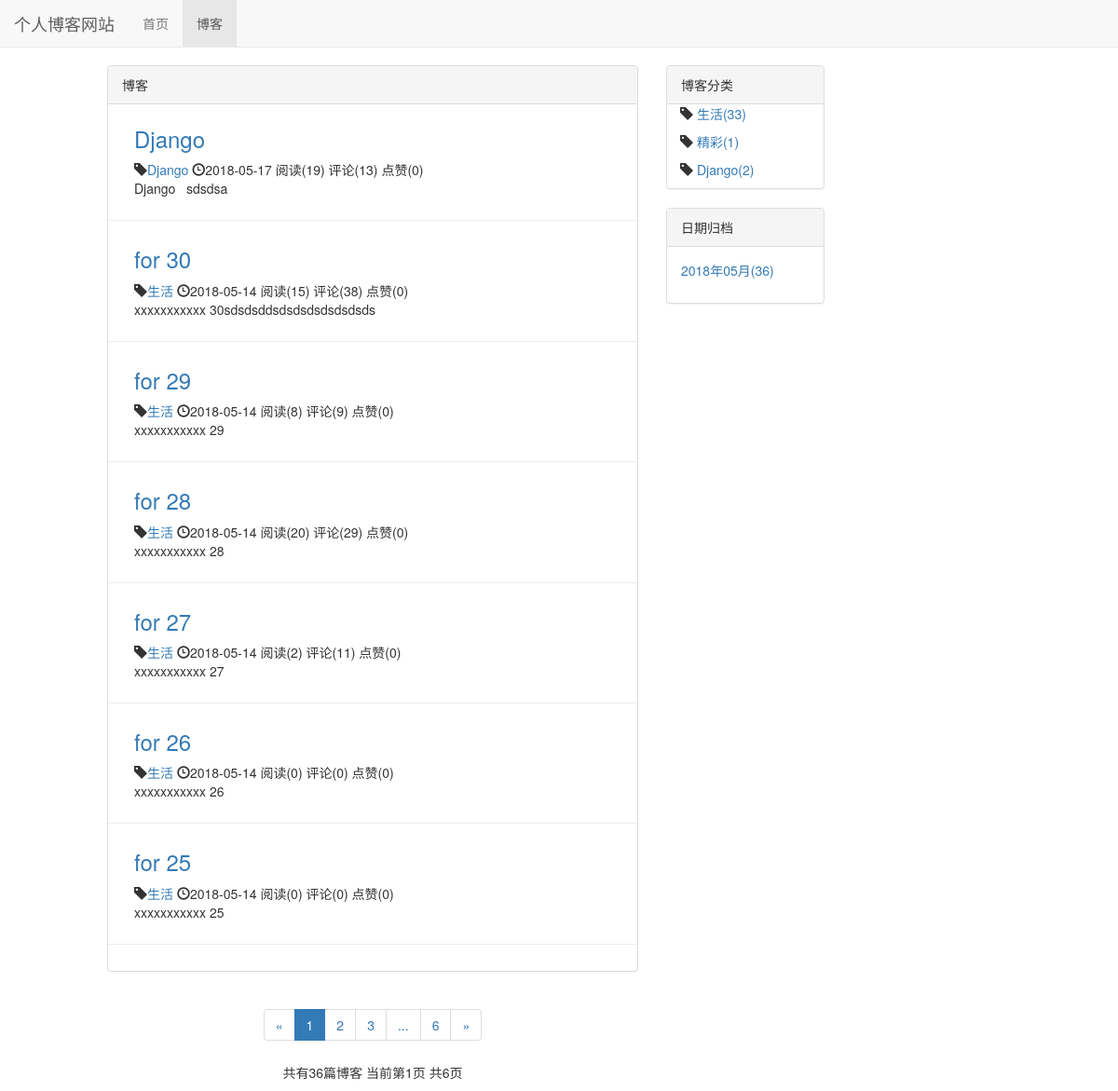
Screenshot of /blog/ with the database file from the repository.
### blog/models.py (models this page shows, shortened)
class Blog(models.Model,ReadNumExpandMethod):
    title = models.CharField(max_length=50)
    type_name = models.ForeignKey(BlogType,on_delete = models.DO_NOTHING)
    content = RichTextUploadingField()
    author = models.ForeignKey(User,on_delete=models.DO_NOTHING)
    read_datails = GenericRelation(ReadDetail)
    created_time = models.DateTimeField(auto_now_add = True)
    last_update_time =models.DateTimeField(auto_now = True)
    class Meta:
        ordering = ['-created_time']

class BlogType(models.Model):
    type_name = models.CharField(max_length= 10)
    def __str__(self):
        return self.type_name

### read_statistics/models.py (models this page shows)
class ReadNum(models.Model):
    read_num = models.IntegerField(default=0)
    content_type = models.ForeignKey(ContentType, on_delete=models.DO_NOTHING)
    object_id = models.PositiveIntegerField()
    content_object = GenericForeignKey('content_type', 'object_id')

### likes/models.py (models this page shows)
class LikeCount(models.Model):
    content_type = models.ForeignKey(ContentType, on_delete=models.CASCADE)
    object_id = models.PositiveIntegerField()
    content_object = GenericForeignKey('content_type', 'object_id')
    liked_num = models.IntegerField(default=0)

### blog/views.py (the view)
# urls.py: path('',blog_list,name='blog_list'),
def blog_list(request):
    blogs_all_list = Blog.objects.all()
    context = blog_public_basc(request,blogs_all_list)
    return render(request,'blog/blog_list.html',context)

### comment/templatetags/comment_tags.py (called while the page is built)
@register.simple_tag
def get_comment_count(obj):
	blog_content_type = ContentType.objects.get_for_model(obj)
	return Comment.objects.filter(content_type=blog_content_type,object_id=obj.pk).count()

### likes/templatetags/like_tags.py (called while the page is built)
@register.simple_tag
def get_like_count(obj):
	content_type = ContentType.objects.get_for_model(obj)
	like_count,create = LikeCount.objects.get_or_create(content_type=content_type,object_id=obj.pk,)
	return like_count.liked_num

### read_statistics/models.py (called while the page is built)
    def get_read_num(self):
        try:
            ct = ContentType.objects.get_for_model(self)
            readnum = ReadNum.objects.get(content_type=ct,object_id = self.pk)
            return readnum.read_num
        except exceptions.ObjectDoesNotExist:
            return 0

### blog/templates/blog/blog_list.html (shortened to what this page needs)
{% extends 'base.html' %}
{% load staticfiles %}
{% load comment_tags %}
{% load like_tags %}
{% block nav_blog %}active{% endblock %}
{% block style_css %}
    <link rel="stylesheet" href="{% static 'blog.css' %}">
{% endblock %}
{% block content %}
    <div class="container-fluid">
        <div class="row">
            <div class="col-xs-12 col-sm-6 col-xs-offset-1">
                <div class="panel panel-default">
                    <div class="panel-heading">{% block blog_list_title %}博客{% endblock %}</div>
                    <div class="panel-boby">
                        {% for blog in blogs %}
                        <div class="blog">
                           <h3><a href="{% url 'blog_datail' blog.pk %}">{{ blog.title }}</a></h3>
                            <p class="blog-info">
                                <span class="glyphicon glyphicon-tag"></span><a href="{% url 'blogs_type' blog.type_name.pk %}">{{blog.type_name}}</a>
                                <span class="glyphicon glyphicon-time"></span>{{blog.created_time|date:"Y-m-d"}}
                                阅读({{blog.get_read_num }})
                                评论({% get_comment_count blog %})
                                点赞({% get_like_count blog %})
                            </p>
                            <p>{{ blog.content|striptags|safe|truncatechars:200}}</p>
                        </div>
                        {% empty%}
                            <div class="blog">
                                <h3>-- 暂无博客 --</h3>
                            </div>
                        {% endfor %}
                    </div>
                </div>
                <div class="paginator">
                      <ul class="pagination">
                        <li>
                            {% if page_of_blogs.has_previous %}
                                <a href="?page={{page_of_blogs.previous_page_number}}" aria-label="Previous">
                                    <span aria-hidden="true">&laquo;</span>
                                </a>
                            {% else %}
                                <span aria-hidden="true">&laquo;</span>
                            {% endif %}
                         </li>
                    {% for page_num in page_range %}
                          {% if page_num == page_of_blogs.number %}
                                <li class="active"><span>{{ page_num }}</span></li>
                          {% else %}
                                {% if page_num == '...'%}
                                    <li><span>{{ page_num }}</span></li>
                                {% else %}
                                    <li><a href="?page={{ page_num }}">{{ page_num }}</a></li>
                                {% endif %}
                          {% endif %}
                    {% endfor %}
                        <li>
                            {% if page_of_blogs.has_next %}
                                <a href="?page={{page_of_blogs.next_page_number}}" aria-label="Next">
                                    <span aria-hidden="true">&raquo;</span>
                                </a>
                            {% else %}
                                <span aria-hidden="true">&raquo;</span>
                            {% endif %}
                        </li>
                      </ul>
                    <p>
                        共有{{ page_of_blogs.paginator.count }}篇博客
                        当前第{{ page_of_blogs.number }}页 共{{ page_of_blogs.paginator.num_pages }}页
                    </p>
                </div>
            </div>
            <div class="hidden-xs col-sm-2">
                <div class="panel panel-default">
                    <div class="panel-heading">博客分类</div>
                    <div class="panel-boby">
                        {% for types in type_name %}
                        <ul class="blog_types">
                            <li>
                                <span class="glyphicon glyphicon-tag"></span>
                                <a href="{% url 'blogs_type' types.pk %}">{{types.type_name}}({{types.blog_count}})</a>
                            </li>
                        </ul>
                        {% endfor %}
                    </div>
                </div>
                <div class="panel panel-default">
                    <div class="panel-heading">日期归档</div>
                    <div class="panel-body">
                        <ul>
                            {% for blog_date,blog_count in blog_dates.items %}
                            <li><a href="{% url 'blog_date' blog_date.year blog_date.month%}">
                                {{blog_date|date:"Y年m月"}}({{ blog_count }})
                            <a></li>
                            {% endfor %}
                        </ul>
                    </div>
                </div>
            </div>
        </div>
    </div>
{% endblock %}

### static/base.css (style rules this page uses)
* { margin:0; padding:0; }
body { margin-top:70px!important; }
ul { list-style-type:none }

### blog/static/blog.css (style rules this page uses)
ul.blog_types { list-style-type:none; padding-right:1em; padding-left:1em; }
div.blog { margin-bottom:2em; padding-bottom:1em; padding-right:2em; padding-left:2em; border-bottom:1px solid #eee; }
div.blog h3 { margin-top:1em; }
div.blog p.blog-info { margin-bottom:0; }
div.paginator { text-align:center }

### rows the page displays
Blog: title "Django", type_name "Django", created_time "2018-05-17", get_read_num "19", id "13", id.liked_num "0", content "Django sdsdsa"
Blog: title "for 30", type_name "生活", created_time "2018-05-14", get_read_num "15", id "38", id.liked_num "0", content "xxxxxxxxxxx 30sdsdsddsdsdsdsdsdsdsds"
Blog: title "for 29", type_name "生活", created_time "2018-05-14", get_read_num "8", id "9", id.liked_num "0", content "xxxxxxxxxxx 29"
Blog: title "for 28", type_name "生活", created_time "2018-05-14", get_read_num "20", id "29", id.liked_num "0", content "xxxxxxxxxxx 28"
Blog: title "for 27", type_name "生活", created_time "2018-05-14", get_read_num "2", id "11", id.liked_num "0", content "xxxxxxxxxxx 27"
Blog: title "for 26", type_name "生活", created_time "2018-05-14", get_read_num "0", id "0", id.liked_num "0", content "xxxxxxxxxxx 26"
Blog: title "for 25", type_name "生活", created_time "2018-05-14", get_read_num "0", id "0", id.liked_num "0", content "xxxxxxxxxxx 25"
BlogType: type_name "生活", blog_count "33"
BlogType: type_name "精彩", blog_count "1"
BlogType: type_name "Django", blog_count "2"

### other values shown
{{ page_num }} "1"
{{ page_num }} "2" "3" "6"
{{ page_num }} "..."
{{ page_of_blogs.paginator.count }} "36"
{{ page_of_blogs.number }} "1"
{{ page_of_blogs.paginator.num_pages }} "6"
{{ blog_date|date:"Y年m月" }} "2018年05月"
{{ blog_count }} "36"
